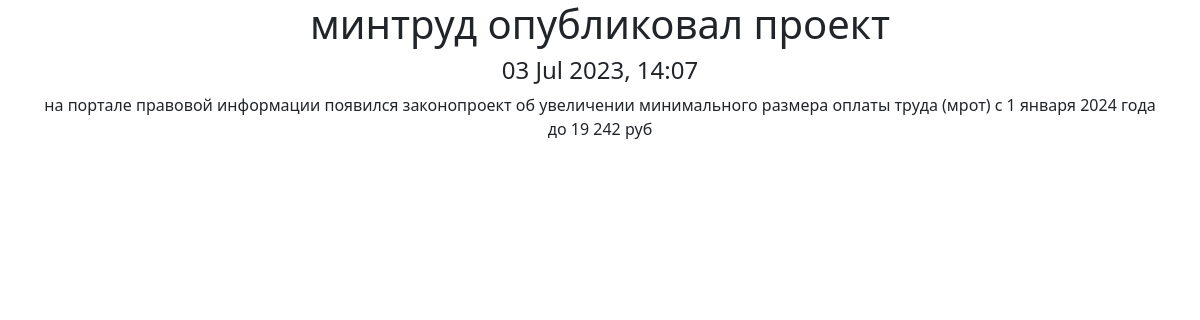
The page /news/1/ on the database its author committed.
### news/models.py (models this page shows, shortened)
class Post (models.Model):
    author = models.ForeignKey(Author, on_delete=models.CASCADE)
    NEWS = 'NW'
    ARTICLE = 'AR'
    CATEGORY_CHOICES = (
        (NEWS, 'Новость'),
        (ARTICLE, 'Статья'),
    )
    categoryTypes = models.CharField(max_length=2, choices=CATEGORY_CHOICES, default=ARTICLE)
    dateCreation = models.DateTimeField(auto_now_add=True)
    postCategory = models.ManyToManyField(Category, through='PostCategory')
    title = models.CharField(max_length=128)
    text = models.TextField()
    rating = models.SmallIntegerField(default=0)

### news/views.py (the view)
# urls.py: path('<int:pk>/', PostDetail.as_view()),
class PostDetail(DetailView):
    model = Post
    ordering = 'title'
    template_name = 'flatpages/post_detail.html'
    context_object_name = 'post_detail'
    def get_context_data(self, **kwargs):
        context = super().get_context_data(**kwargs)
        context['time_now'] = datetime.utcnow()
        return context

### news/templatetags/filters.py (called while the page is built)
@register.filter(name='censor')
def censor(value):
    x = value.lower()
    if ' ' in x:
        a = list(x.split(' '))
        for i in a:
            if i in bad_words:
                y = a.index(i)
                a.remove(i)
                a.insert(y, '*****')
                value = (" ".join(a))
                return value
    if x in bad_words:
        x = '*****'
        return x
    else:
        return x

### templates/flatpages/post_detail.html (shortened to what this page needs)
{% extends 'flatpages/default.html' %}
{% load filters %}
{% block content %}
<h1>{{ post_detail.title | censor }}</h1>
<h4>{{ post_detail.dateCreation|date:'d M Y, H:m'  }}</h4>
<p>{{ post_detail.text | censor }}</p>
{% endblock content %}

### rows shown on the page
Post: dateCreation "03 Jul 2023, 14:07", text|censor "на портале правовой информации появился законопроект об увеличении минимального размера оплаты труда (мрот) с 1 января 2024 года до 19 242 руб"
